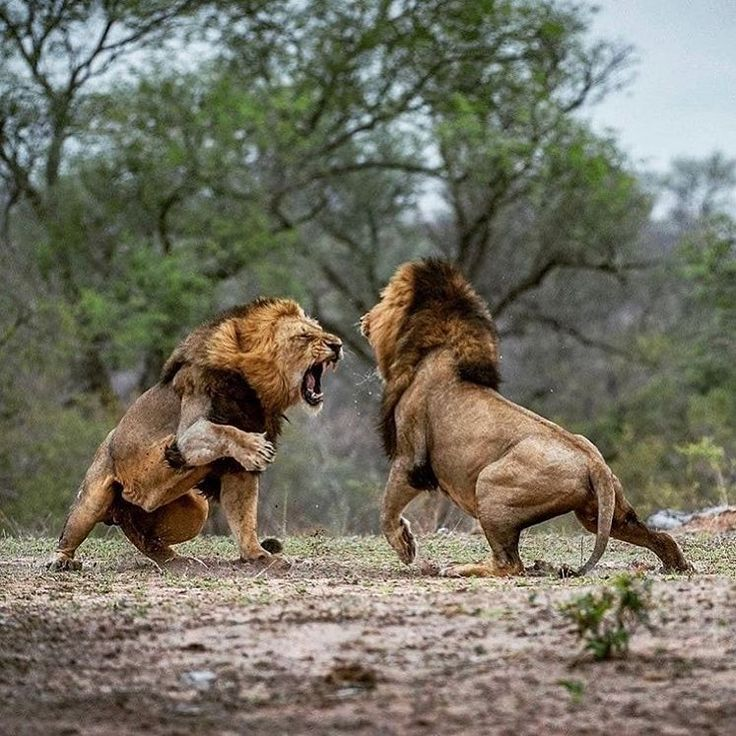
#> input picture OpenCV/04_OpenCV_IMAGE_PROCESSING/02_GEOMETRIC_TRANSFORMATIONS/lion.png, 736 x 736 px
$ jupyter execute geometric_transformations.ipynb
#> lines starting #> are read from the running program, lines starting #| are printed output that depends on the picture
[cell 1]
import cv2 as cv
import numpy as np

[cell 2]
# Shifting

img = cv.imread("lion.png")
#> img is the input picture: shape (736, 736, 3); mean B, G, R 98.9, 113.4, 116.5

rows = img.shape[0]
#> rows = 736
cols = img.shape[1]
#> cols = 736

M = np.float32([[1, 0, 300], [0, 1, 90]])
shifted = cv.warpAffine(img, M, (cols, rows)) # Affine dönüşümü
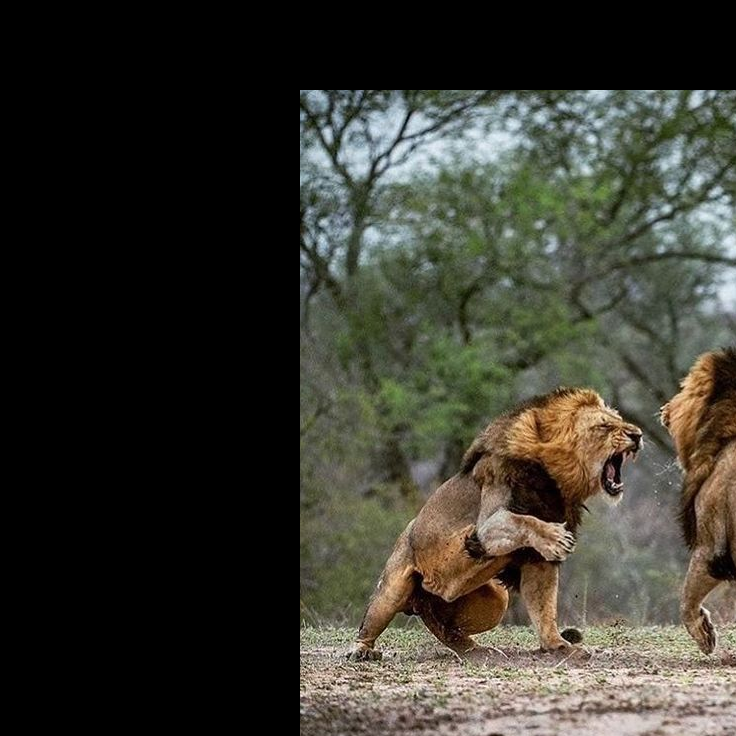
#> shifted: shape (736, 736, 3); mean B, G, R 47.1, 55.7, 56.6

cv.imshow('original', img)
cv.imshow('shifted', shifted)
cv.waitKey(10000)
cv.destroyAllWindows()

[cell 3]
# rotation

M = cv.getRotationMatrix2D((cols/2,rows/2), 90, 1)
dst = cv.warpAffine(img, M, (cols,rows))
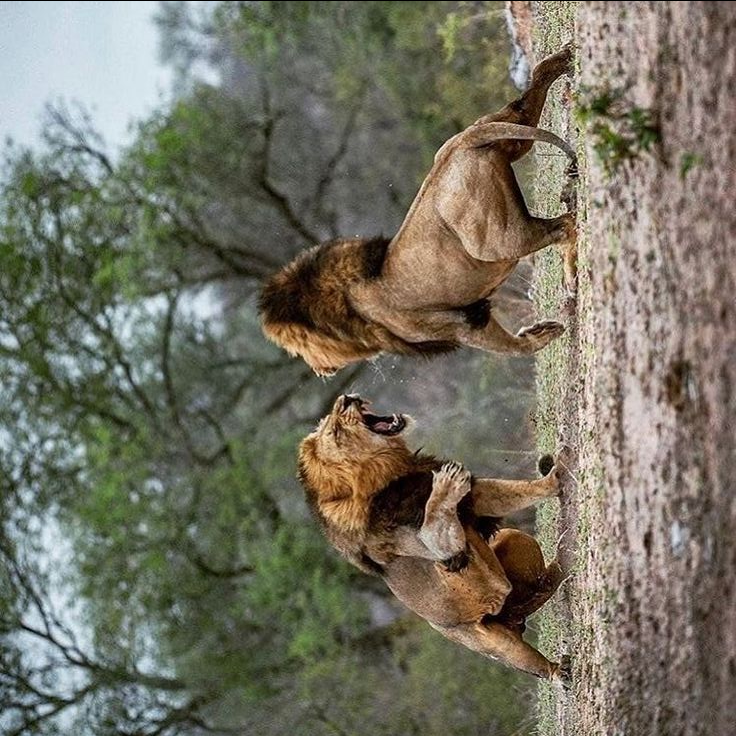
#> dst: shape (736, 736, 3); mean B, G, R 98.8, 113.2, 116.3
cv.imshow('original', img)
cv.imshow('rotated', dst)
cv.waitKey(10000)
cv.destroyAllWindows()

[cell 4]
cv.destroyAllWindows()

[cell 5]
#scaling
res = cv.resize(img, None, fx=0.2, fy=0.2, interpolation=cv.INTER_CUBIC)
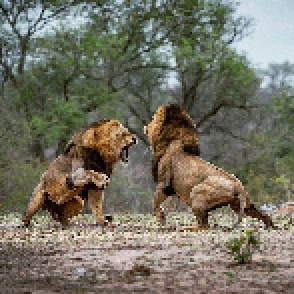
#> res: shape (147, 147, 3) (shown 2 times larger); mean B, G, R 98.9, 113.3, 116.4
cv.imshow('original', img)
cv.imshow('scaled', res)
cv.waitKey(10000)
cv.destroyAllWindows()

[cell 6]
#scaled image; shifting and rotation

#new rows and columns values;
rows_s = res.shape[0]
#> rows_s = 147
cols_s = res.shape[1]
#> cols_s = 147

#shifting
M = np.float32([[1, 0, 100], [0, 1, 90]])
shifted_s = cv.warpAffine(res, M, (cols_s, rows_s))
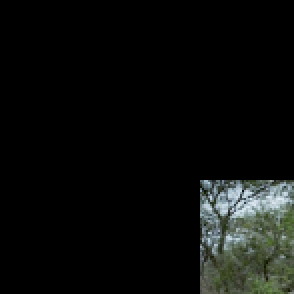
#> shifted_s: shape (147, 147, 3) (shown 2 times larger); mean B, G, R 12, 13.5, 11.9

#rotating
M = cv.getRotationMatrix2D((cols_s/2,rows_s/2), 90, 1)
dst_s = cv.warpAffine(res, M, (cols_s,rows_s))
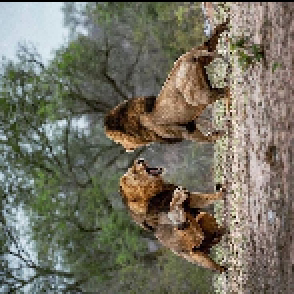
#> dst_s: shape (147, 147, 3) (shown 2 times larger); mean B, G, R 98.3, 112.7, 115.8


cv.imshow('original', img)
cv.imshow('scaled and shifted', shifted_s)
cv.imshow('scaled and rotated', dst_s)

cv.waitKey(10000)
cv.destroyAllWindows()
